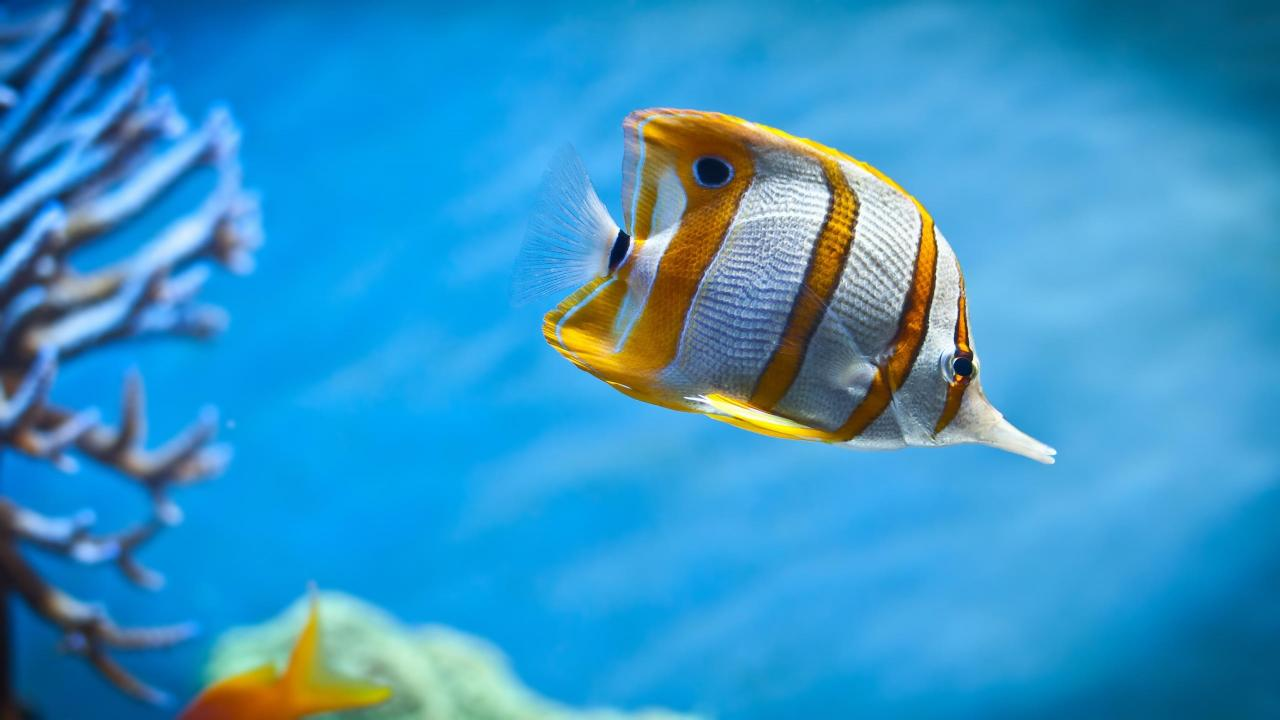
#> input picture Sea.jpg, 1280 x 720 px, found by its file name
$ python 'Write Text on images in real-time using OpenCV-Python.py'
#> lines starting #> are read from the running program, lines starting #| are printed output that depends on the picture; after the words box and inside, x2 and y2 are one past the last pixel; in counts of white or black regions, pixels touching at a corner belong together
#Import OpenCV
import cv2
# Read the image
img = cv2.imread('P:\Sea.jpg')
#> img is the input picture: shape (720, 1280, 3); mean B, G, R 197.5, 148.8, 54.7
# initialize counter
i = 0
while True:
    # Display the image
    cv2.imshow('Sea',img)
    # wait for keypress
    k = cv2.waitKey(0)
#> (key q is pressed here)
    # specify the font and draw the key using puttext
    font = cv2.FONT_HERSHEY_SIMPLEX
    cv2.putText(img, "fish",(250+i,350), font, 2,(0,255,255),5,cv2.LINE_AA)
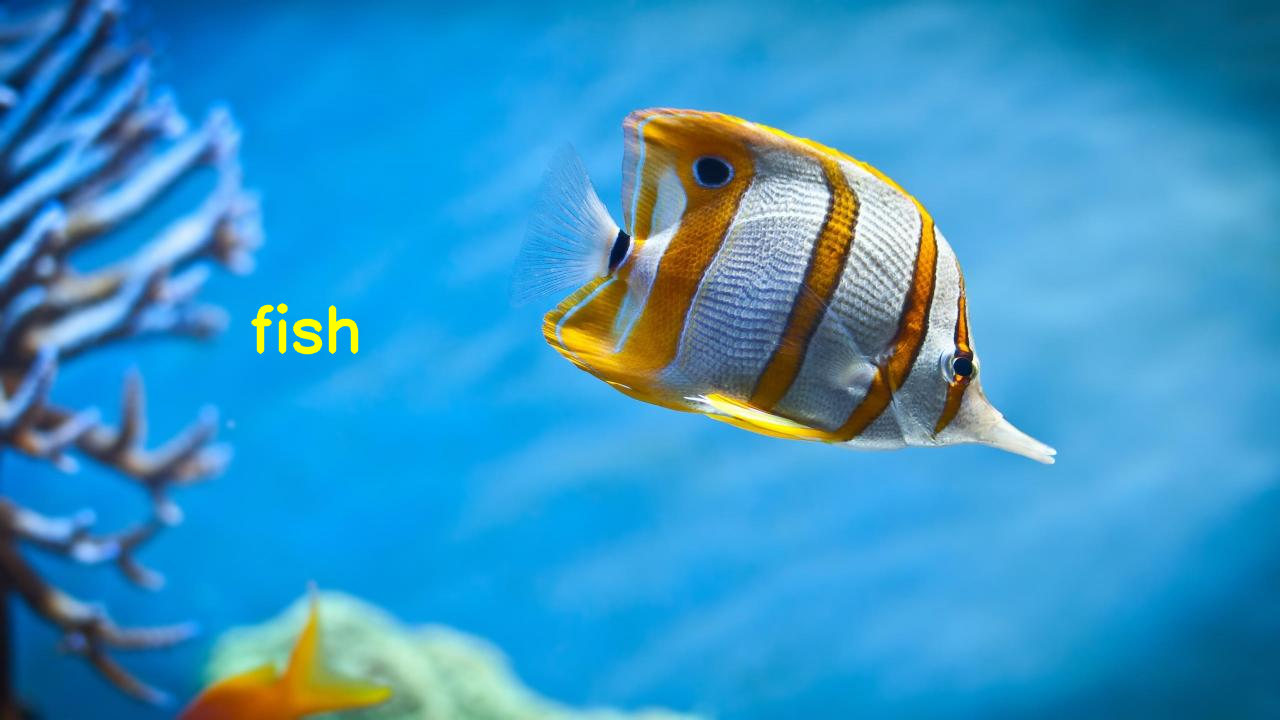
#> img: shape (720, 1280, 3); 0.28% of pixels changed, all inside (x1, y1, x2, y2) = (251, 303, 359, 355)
    i+=10
    if k == ord('q'):
        break
cv2.destroyAllWindows()
